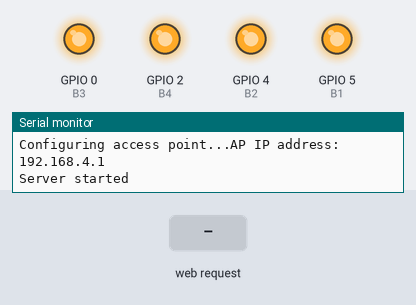
Bench run of a sketch on a simulated ESP8266 (NodeMCU). Parts: output pins drawn as LEDs (lit = HIGH), the last lines printed to the serial monitor. The test bench sets the inputs (shaded band).

Above: at 1.2 s.
1.3 s: HTTP request GET /B1/ON received
At 2.1 s:
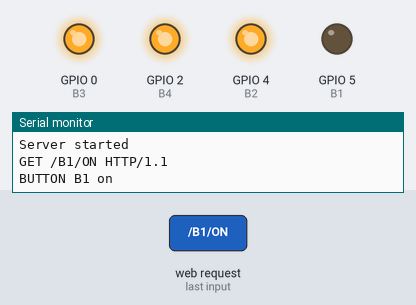
2.8 s: HTTP request GET /B2/ON received
At 3.2 s:
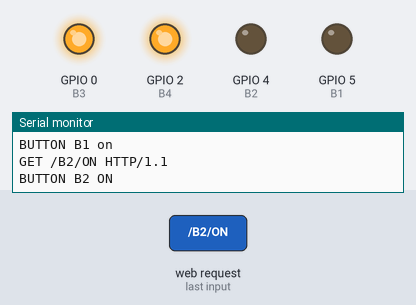
4.3 s: HTTP request GET /B1/OFF received
At 5.5 s:
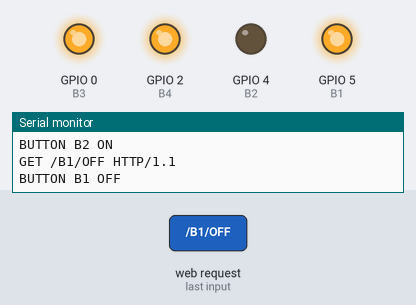
5.8 s: HTTP request GET /B3/ON received
At 6.6 s:
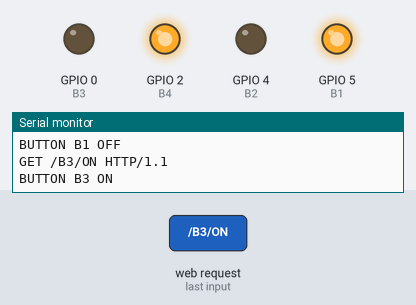
7.3 s: HTTP request GET /B2/OFF received
At 7.8 s:
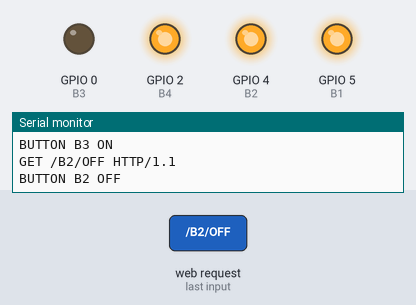
8.8 s: HTTP request GET /B4/ON received
At 10.2 s:
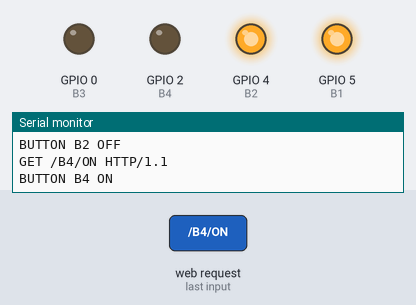
Timing chart, 0 to 11.3 s (numbered marks = the images above; inputs shaded):
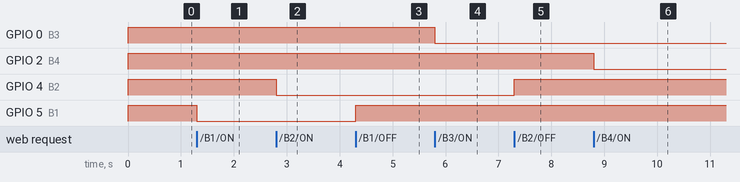

Measured:
- after the input at 1.3 s, GPIO 5 (B1): HIGH → LOW at once
- after the input at 2.8 s, GPIO 4 (B2): HIGH → LOW at once
- after the input at 4.3 s, GPIO 5 (B1): LOW → HIGH at once
- after the input at 5.8 s, GPIO 0 (B3): HIGH → LOW at once
- after the input at 7.3 s, GPIO 4 (B2): LOW → HIGH at once
- after the input at 8.8 s, GPIO 2 (B4): HIGH → LOW at once

The sketch:

ESP8266_WiFi_Relay_Control.ino
```cpp
// (licence header left out)
/* Include required libraries */
#include <ESP8266WiFi.h>

/* get chip id of esp */
String AP_CHIP_ID = "ESP_AP_" + String(ESP.getChipId());

/* Create SSID name from CHIP ID */
#ifndef APSSID
#define APSSID AP_CHIP_ID
#define APPSK  "ESP12345"
#endif

/* Setting to created combination of above */
const char *ssid = APSSID.c_str();;
const char *password = APPSK;

/* Initializing web server on port 80 */
WiFiServer server(80);

/* initialiation of varialbles and constants */

//Pin Layout define 4 - Channel 4 - Pin
#define B1 5   //PIN LAYOUT DEFINE D1 to GPIO-5
#define B2 4   //PIN LAYOUT DEFINE D2 to GPIO-4
#define B3 0   //PIN LAYOUT DEFINE D3 to GPIO-0
#define B4 2   //PIN LAYOUT DEFINE D4 to GPIO-2

String B1_STATE = "OFF";
String B2_STATE = "OFF";
String B3_STATE = "OFF";
String B4_STATE = "OFF";

/* ***************SETUP************** */
void setup()
{
  /* serial setup */
  Serial.begin(115200);
  Serial.println("Initiallizing....");

  /* setting PIN mode */
  pinMode(B1, OUTPUT);
  pinMode(B2, OUTPUT);
  pinMode(B3, OUTPUT);
  pinMode(B4, OUTPUT);

  /* initializing and assigning pins values */
  digitalWrite(B1, HIGH);
  digitalWrite(B2, HIGH);
  digitalWrite(B3, HIGH);
  digitalWrite(B4, HIGH);

  /* Configure SSID */
  Serial.print("Configuring access point...");
  WiFi.softAP(ssid, password);

  /* getting to know the IP address */
  IPAddress myIP = WiFi.softAPIP();
  Serial.println("AP IP address: ");
  Serial.println(myIP);

  /* initializing web server */
  server.begin();  // Starts the Server
  Serial.println("Server started");


}

/* ***************LOOP************** */
void loop()
{
  /* server client requests */
  WiFiClient client = server.available();

  /* wait for new client */
  if (client)
  {


    /* read client non-zero request */
    String request = client.readStringUntil('\r');
    Serial.println(request);
    client.flush();

    /* request responce decision loop */
    // turns the GPIOs on and off
    if (request.indexOf("GET /B1/ON") >= 0) {
      Serial.println("BUTTON B1 on");
      B1_STATE = "ON";
      digitalWrite(B1, LOW);
    } else if (request.indexOf("GET /B1/OFF") >= 0) {
      Serial.println("BUTTON B1 OFF");
      B1_STATE = "OFF";
      digitalWrite(B1, HIGH);
    } else if (request.indexOf("GET /B2/ON") >= 0) {
      Serial.println("BUTTON B2 ON");
      B2_STATE = "ON";
      digitalWrite(B2, LOW);
    } else if (request.indexOf("GET /B2/OFF") >= 0) {
      Serial.println("BUTTON B2 OFF");
      B2_STATE = "OFF";
      digitalWrite(B2, HIGH);
    } else if (request.indexOf("GET /B3/ON") >= 0) {
      Serial.println("BUTTON B3 ON");
      B3_STATE = "ON";
      digitalWrite(B3, LOW);
    } else if (request.indexOf("GET /B3/OFF") >= 0) {
      Serial.println("BUTTON B3 OFF");
      B3_STATE = "OFF";
      digitalWrite(B3, HIGH);
    } else if (request.indexOf("GET /B4/ON") >= 0) {
      Serial.println("BUTTON B4 ON");
      B4_STATE = "ON";
      digitalWrite(B4, LOW);
    } else if (request.indexOf("GET /B4/OFF") >= 0) {
      Serial.println("BUTTON B4 OFF");
      B4_STATE = "OFF";
      digitalWrite(B4, HIGH);
    }

    /*------------------HTML Page Creation---------------------*/

    client.println("<!DOCTYPE html><html>");
    client.println("<head><meta name=\"viewport\" content=\"width=device-width, initial-scale=1\">");
    client.println("<link rel=\"icon\" href=\"data:,\">");
    // CSS
    client.println("<style>html { font-family: Helvetica; display: inline-block; margin: 0px auto; text-align: center;}");
    client.println(".dot {height: 25px; width: 25px; background-color: #00ff00; border-radius: 100%; display: inline-block;}");
    client.println(".dot_off {background-color: #ff0000;}");
    client.println(".button { background-color: #18c8f1; border: none; color: white; padding: 10px 70px; border-radius: 40px;");
    client.println("text-decoration: none; font-size: 25px; margin: 0px; cursor: pointer;}");
    client.println(".button_off {background-color: #404040;}</style></head>");

    // Web Page Heading
    client.println("<body><h1>Control Panel</h1>");

    // Display current state Indicator, and ON/OFF buttons for Button B1
    if (B1_STATE == "OFF") {
      client.println("<h3>BUTTON B1 &nbsp;&nbsp;&nbsp; <span class=\"dot dot_off\"></span></h3>");
    } else {
      client.println("<h3>BUTTON B1 &nbsp;&nbsp;&nbsp; <span class=\"dot\"></span></h3>");
    }
    // If the B1_STATE is OFF, it displays the ON button
    if (B1_STATE == "OFF") {
      client.println("<p><a href=\"/B1/ON\"><button class=\"button button_off\">OFF</button></a></p>");
    } else {
      client.println("<p><a href=\"/B1/OFF\"><button class=\"button\">ON</button></a></p>");
    }

    // Display current state Indicator, and ON/OFF buttons for Button B2
    if (B2_STATE == "OFF") {
      client.println("<h3>BUTTON B2 &nbsp;&nbsp;&nbsp; <span class=\"dot dot_off\"></span></h3>");
    } else {
      client.println("<h3>BUTTON B2 &nbsp;&nbsp;&nbsp; <span class=\"dot\"></span></h3>");
    }
    // If the B2_STATE is OFF, it displays the ON button
    if (B2_STATE == "OFF") {
      client.println("<p><a href=\"/B2/ON\"><button class=\"button button_off\">OFF</button></a></p>");
    } else {
      client.println("<p><a href=\"/B2/OFF\"><button class=\"button\">ON</button></a></p>");
    }

    // Display current state Indicator, and ON/OFF buttons for Button B3
    if (B3_STATE == "OFF") {
      client.println("<h3>BUTTON B3 &nbsp;&nbsp;&nbsp; <span class=\"dot dot_off\"></span></h3>");
    } else {
      client.println("<h3>BUTTON B3 &nbsp;&nbsp;&nbsp; <span class=\"dot\"></span></h3>");
    }
    // If the B3_STATE is OFF, it displays the ON button
    if (B3_STATE == "OFF") {
      client.println("<p><a href=\"/B3/ON\"><button class=\"button button_off\">OFF</button></a></p>");
    } else {
      client.println("<p><a href=\"/B3/OFF\"><button class=\"button\">ON</button></a></p>");
    }

    // Display current state Indicator, and ON/OFF buttons for Button B4
    if (B4_STATE == "OFF") {
      client.println("<h3>BUTTON B4 &nbsp;&nbsp;&nbsp; <span class=\"dot dot_off\"></span></h3>");
    } else {
      client.println("<h3>BUTTON B4 &nbsp;&nbsp;&nbsp; <span class=\"dot\"></span></h3>");
    }
    // If the B4_STATE is OFF, it displays the ON button
    if (B4_STATE == "OFF") {
      client.println("<p><a href=\"/B4/ON\"><button class=\"button button_off\">OFF</button></a></p>");
    } else {
      client.println("<p><a href=\"/B4/OFF\"><button class=\"button\">ON</button></a></p>");
    }


    client.println("</body></html>");

  }
  delay(1);


}
```
